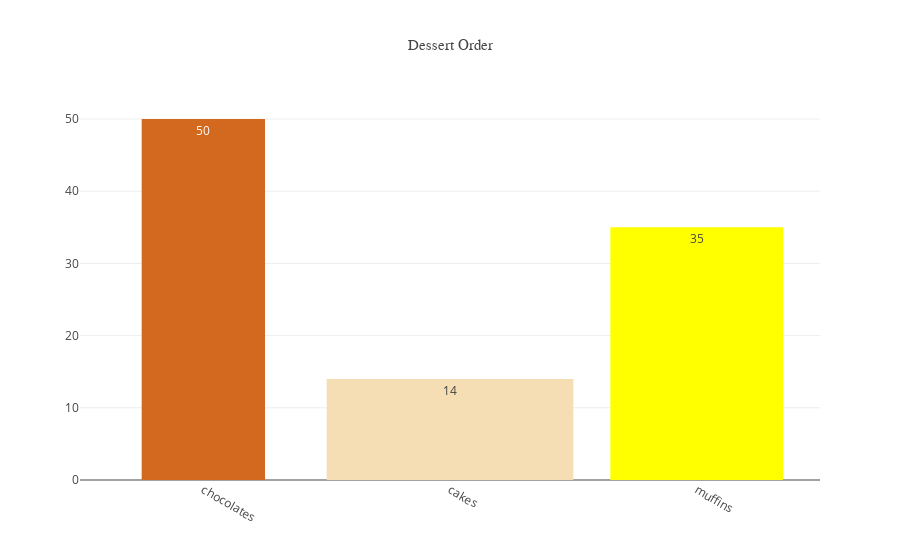

Notebook cell for this chart:
### Code cell
fig = go.Figure(data = data, 
                layout = layout)

offline.iplot(fig)

### Figure 1 — Plotly figure (JSON) as saved in the notebook; plotly's stock layout.template omitted (floating-point values rounded to 4 significant figures)
{"data": [{"marker": {"color": ["chocolate", "wheat", "yellow"]}, "text": ["50", "14", "35"], "textposition": "inside", "type": "bar", "uid": "d29286c2-3512-4a96-b35c-761f1f9213ce", "width": [0.5, 1, 0.7], "x": ["chocolates", "cakes", "muffins"], "y": [50, 14, 35]}], "layout": {"title": {"font": {"family": "Arial", "size": 15}, "text": "Dessert Order"}, "xaxis": {"tickangle": 30}}}
